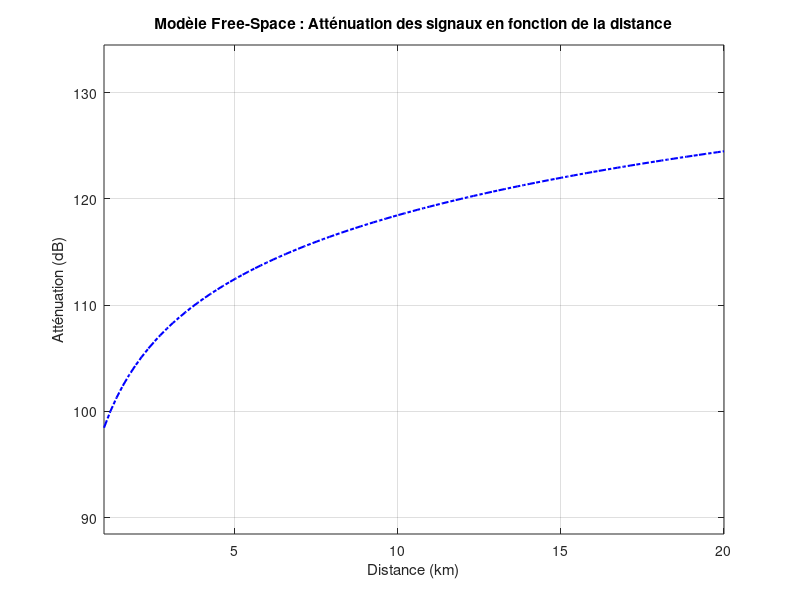

This chart was generated by the following MATLAB code:
close all;

% Paramètres du modèle Free-Space
f_freespace = 2e9; % Fréquence en Hz (2 GHz)
c = 3e8; % Vitesse de la lumière (m/s)
d = linspace(1, 20, 100); % Distance en km

% Conversion de la distance en mètres
d_m = d * 1e3;

% Calcul de l'atténuation selon le modèle Free-Space
Lp_Freespace = 20 * log10(d_m) + 20 * log10(f_freespace) - 20 * log10(c / (4 * pi));

% Tracé du modèle Free-Space
figure;
plot(d, Lp_Freespace, 'b-.', 'LineWidth', 1.5);

% Ajout des labels et du titre
xlabel('Distance (km)');
ylabel('Atténuation (dB)');
title('Modèle Free-Space : Atténuation des signaux en fonction de la distance');

% Ajout de la grille
grid on;
axis([1 20 min(Lp_Freespace) - 10 max(Lp_Freespace) + 10]);
